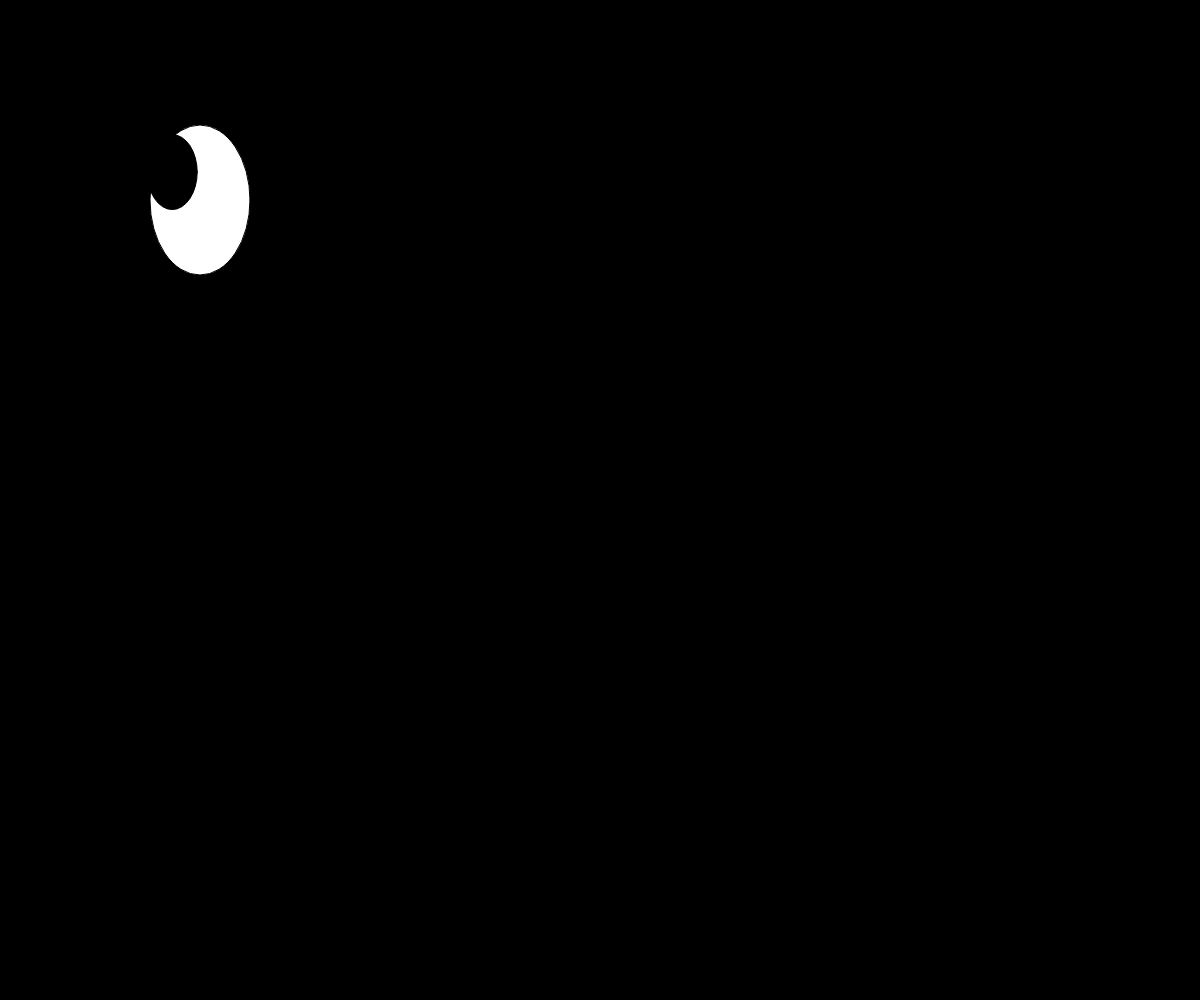
Frame 1 (no input)
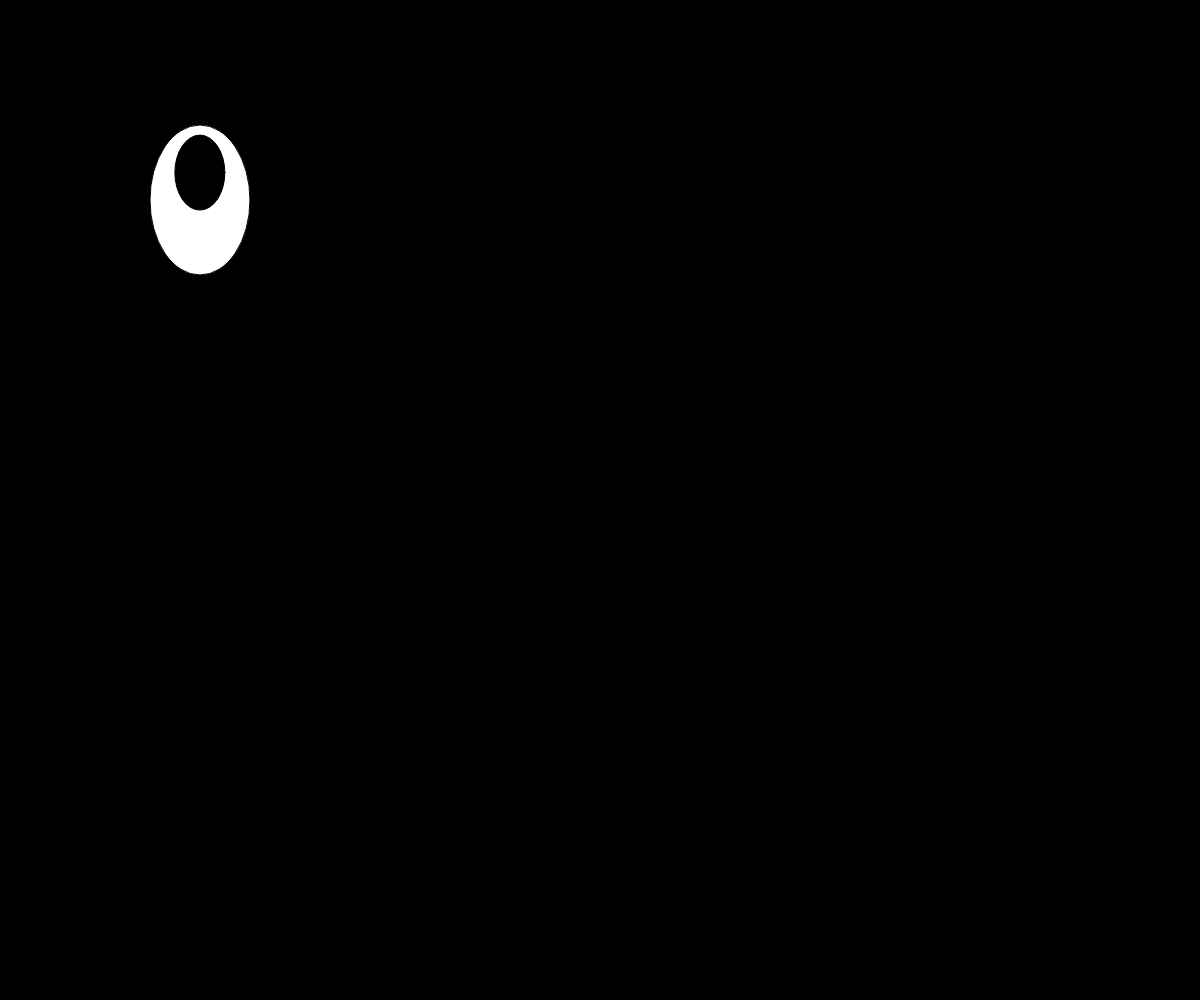
Frame 60 (no input)
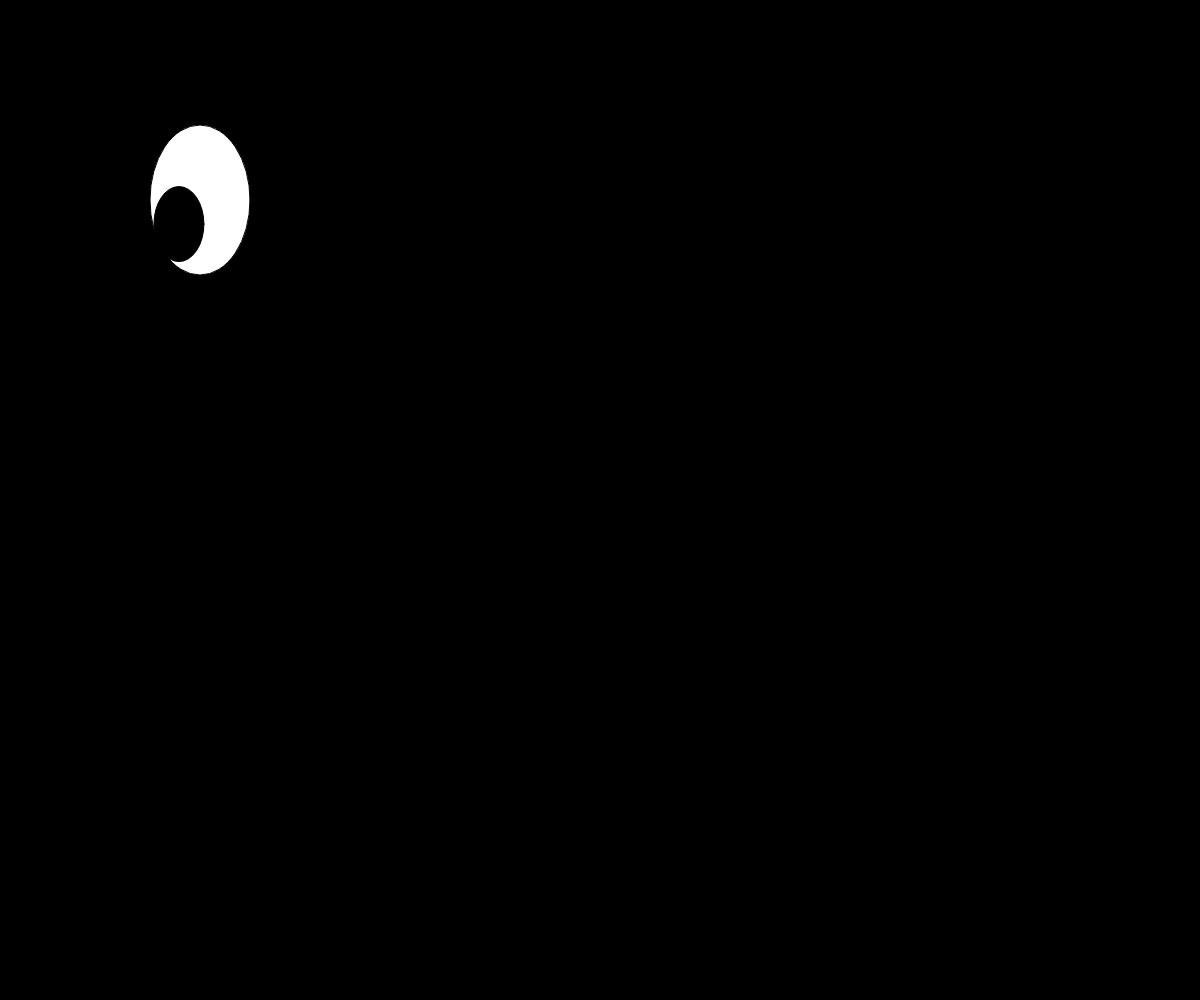
Frame 120 (the mouse pressed at the canvas centre since frame 60)

The p5.js sketch that drew these frames (run headless with seeded random() and noise() and a simulated clock; from frame 60 on, the mouse is pressed at the canvas centre):

// p5.js sketch
// ── sketch.js
let speed = 0.01
let noiseR = 0;
let noiseT = 1000;

let x = 200;
let y = 200;

let eyeWidth = 100;
let eyeHeight = 150;


function setup() {
  createCanvas(windowWidth, windowHeight);
  angleMode(DEGREES);
  colorMode(HSB);

  eye1 = new EyeBall(200,200,100,150);
  eye2 = new EyeBall(200,200,100,150);
}

function draw() {
  background(0);
  eye1.display();
  eye2.display();

  
}

class EyeBall {
  constructor(x,y,w,h) {
    this.x = x;
    this.y = y;
    this.w = w;
    this.h = h;

    this.speed = 0.005;
    this.noiseR = 0;
    this.noiseT = 1000;
  }

  display () {
    push();
    translate(this.x,this.y);
    fill(255);
    ellipse(0,0,eyeWidth,eyeHeight);
    let eyeTheta = noise(noiseT)*360;
    let eyeXRadius = noise(noiseR)*eyeWidth/2;
    let eyeYRadius = noise(noiseR)*eyeHeight/2;

    let eyeX = cos(eyeTheta)*eyeXRadius;
    let eyeY = sin(eyeTheta)*eyeYRadius;

    fill(0);
    ellipse(eyeX, eyeY, eyeWidth/2, eyeHeight/2);

    noiseR = noiseR + speed;
    noiseT = noiseT + speed;
    pop();
  }
}
